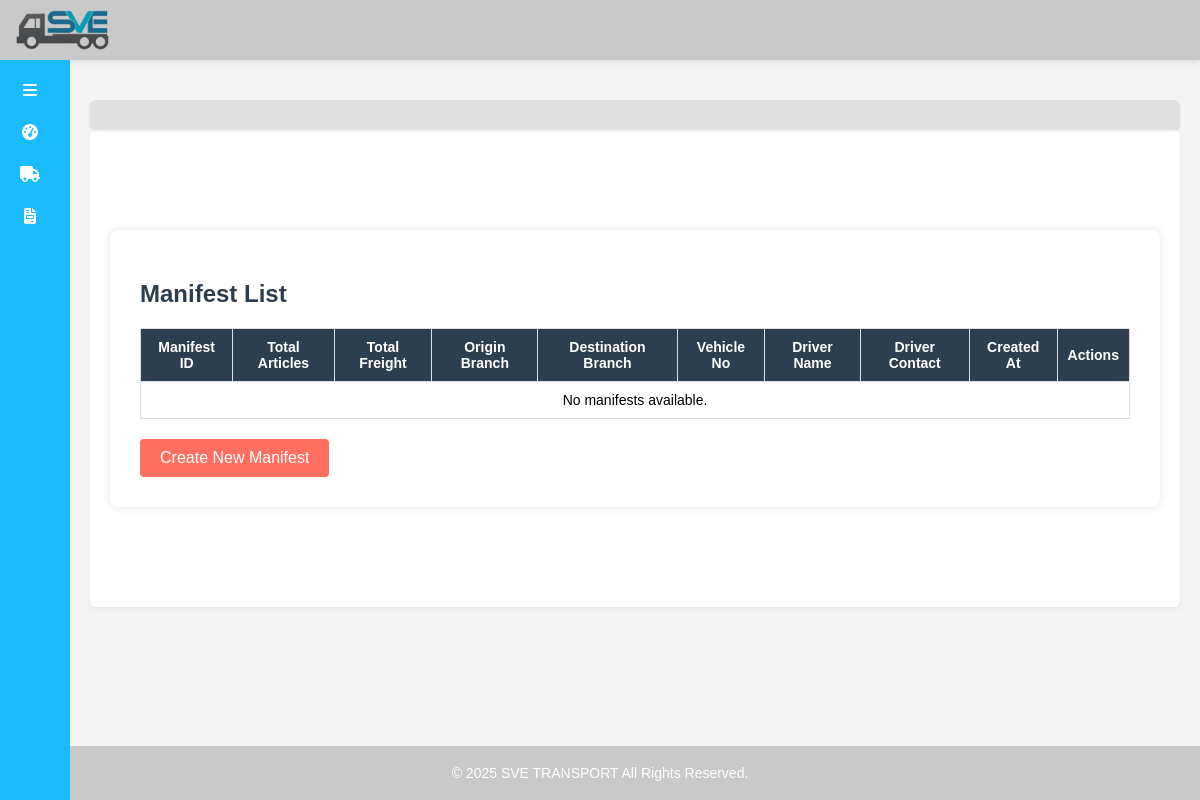
Page /manifests/ on the earlier database version.
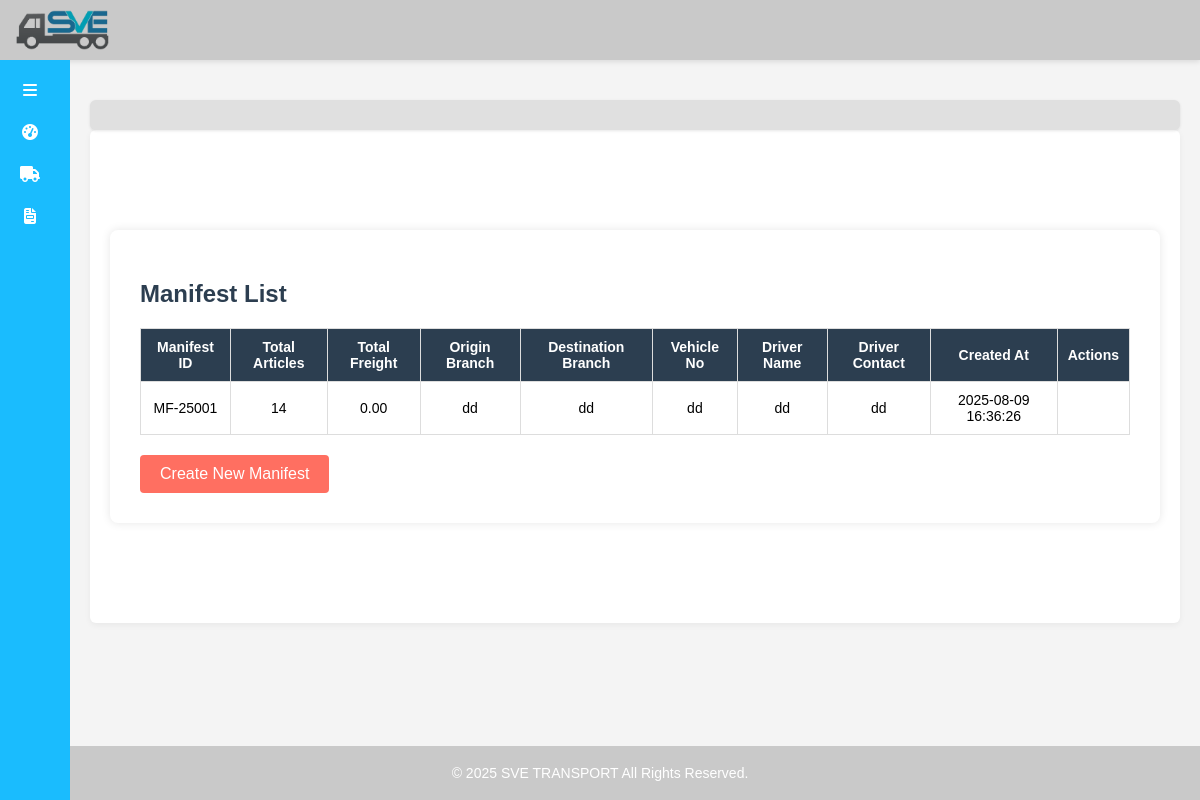
Same page on the later database version.
### main/models.py (models this page shows, shortened)
class Manifest(models.Model):
    manifest_id = models.CharField(max_length=100, unique=True, editable=False)
    shipments = models.ManyToManyField('Shipment', related_name='manifests')
    total_articles = models.IntegerField(default=0)
    total_freight = models.DecimalField(max_digits=12, decimal_places=2, default=0)
    origin_branch = models.CharField(max_length=100, null=True)
    destination_branch = models.CharField(max_length=100, null=True)
    vehicle_no = models.CharField(max_length=50, null=True)
    driver_name = models.CharField(max_length=100, blank=True)
    driver_contact = models.CharField(max_length=20, blank=True)
    document = models.FileField(upload_to='manifest_documents/', blank=True, null=True)
    created_at = models.DateTimeField(auto_now_add=True)

### main/views.py (the view)
# urls.py: path('manifests/', views.manifest_list, name='manifest_list'),
def manifest_list(request):
    manifests = Manifest.objects.all().order_by('-created_at')
    return render(request, 'manifest_list.html', {'manifests': manifests})

### templates/manifest_list.html (shortened to what this page needs)
{% extends "base.html" %}
{% load static %}
{% block content %}
<!DOCTYPE html>
<html lang="en">
<head>
</head>
<body>
<div class="container">
    <h2>Manifest List</h2>
    <table class="shipment-table">
        <thead>
            <tr>
                <th>Manifest ID</th>
                <th>Total Articles</th>
                <th>Total Freight</th>
                <th>Origin Branch</th>
                <th>Destination Branch</th>
                <th>Vehicle No</th>
                <th>Driver Name</th>
                <th>Driver Contact</th>
                <th>Created At</th>
                <th>Actions</th>
            </tr>
        </thead>
        <tbody>
            {% for manifest in manifests %}
            <tr>
                <td>{{ manifest.manifest_id }}</td>
                <td>{{ manifest.total_articles }}</td>
                <td>{{ manifest.total_freight }}</td>
                <td>{{ manifest.origin_branch }}</td>
                <td>{{ manifest.destination_branch }}</td>
                <td>{{ manifest.vehicle_no }}</td>
                <td>{{ manifest.driver_name }}</td>
                <td>{{ manifest.driver_contact }}</td>
                <td>{{ manifest.created_at|date:"Y-m-d H:i:s" }}</td>
                <td>
                </td>
            </tr>
            {% empty %}
            <tr>
                <td colspan="10">No manifests available.</td>
            </tr>
            {% endfor %}
        </tbody>
    </table>
    <a href="{% url 'create_manifest' %}" class="add-button">Create New Manifest</a>
</div>
</body>
</html>
{% endblock %}

Differences in the rows shown:
added Manifest: manifest_id "MF-25001", total_articles "14", total_freight "0.00", origin_branch "dd", destination_branch "dd", vehicle_no "dd", driver_name "dd", driver_contact "dd", created_at "2025-08-09 16:36:26"
Other differences:
text no longer shown: "No manifests available."
